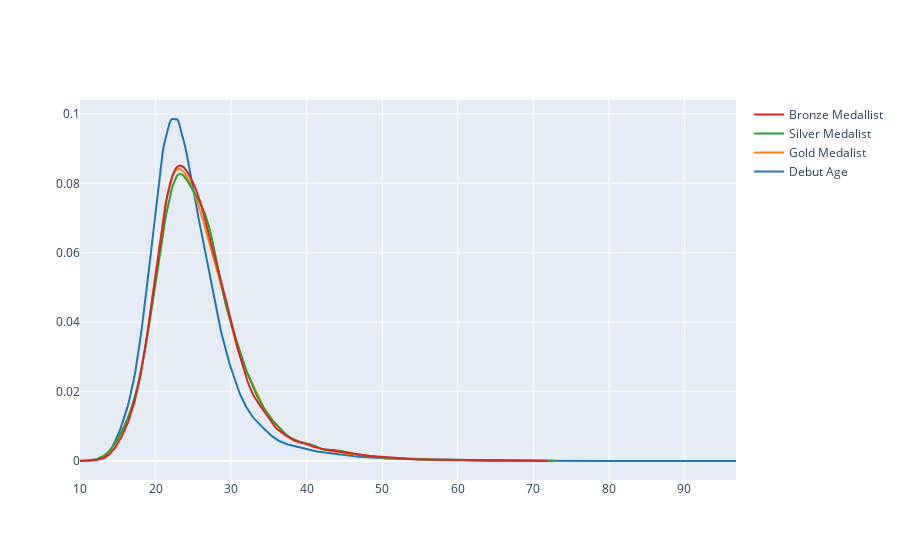

Notebook source saved alongside this figure:
### Code cell
fig=ff.create_distplot([debut,gold,silver,bronze],['Debut Age','Gold Medalist','Silver Medalist','Bronze Medallist'],show_hist=False,show_rug=False)
fig.show()

### Figure 1 — Plotly figure (JSON) as saved in the notebook; plotly's stock layout.template omitted (floating-point values rounded to 4 significant figures; data arrays with more than 128 entries replaced by an {"elided": "..."} marker saying what was removed)
{"data": [{"legendgroup": "Debut Age", "marker": {"color": "rgb(31, 119, 180)"}, "mode": "lines", "name": "Debut Age", "showlegend": true, "type": "scatter", "x": {"elided": "500 float values"}, "xaxis": "x", "y": {"elided": "500 float values"}, "yaxis": "y"}, {"legendgroup": "Gold Medalist", "marker": {"color": "rgb(255, 127, 14)"}, "mode": "lines", "name": "Gold Medalist", "showlegend": true, "type": "scatter", "x": {"elided": "500 float values"}, "xaxis": "x", "y": {"elided": "500 float values"}, "yaxis": "y"}, {"legendgroup": "Silver Medalist", "marker": {"color": "rgb(44, 160, 44)"}, "mode": "lines", "name": "Silver Medalist", "showlegend": true, "type": "scatter", "x": {"elided": "500 float values"}, "xaxis": "x", "y": {"elided": "500 float values"}, "yaxis": "y"}, {"legendgroup": "Bronze Medallist", "marker": {"color": "rgb(214, 39, 40)"}, "mode": "lines", "name": "Bronze Medallist", "showlegend": true, "type": "scatter", "x": {"elided": "500 float values"}, "xaxis": "x", "y": {"elided": "500 float values"}, "yaxis": "y"}], "layout": {"barmode": "overlay", "hovermode": "closest", "legend": {"traceorder": "reversed"}, "xaxis": {"anchor": "y2", "domain": [0, 1], "zeroline": false}, "yaxis": {"anchor": "free", "domain": [0, 1], "position": 0}}}
